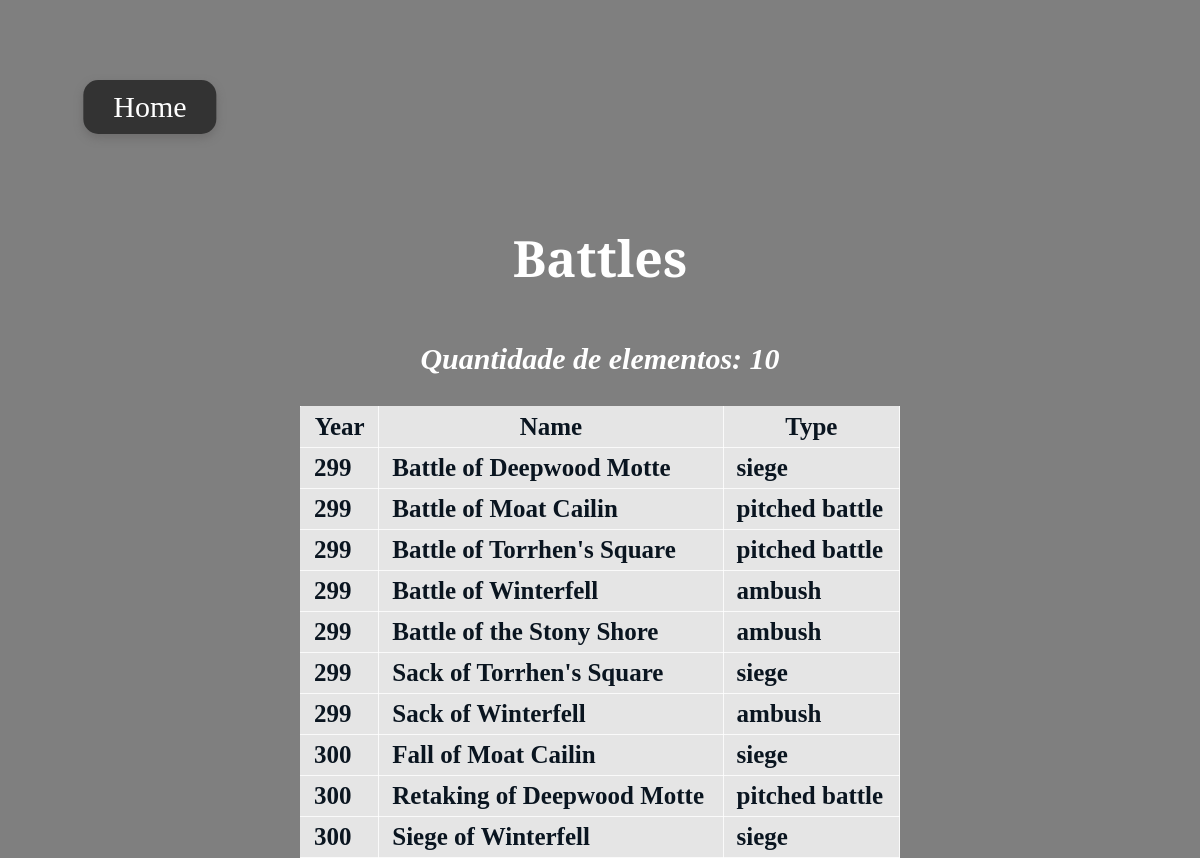
Page /regions/1/battles on the committed database.
### tables this page shows
CREATE TABLE Battles (Battle_ID INTEGER PRIMARY KEY, Battle_Name TEXT, Year INTEGER, is_attacker_winner INTEGER, battle_type TEXT, major_death INTEGER, major_capture INTEGER, attacker_size REAL, defender_size REAL, region_id INTEGER REFERENCES Regions (Region_ID), AttackerKing_ID INTEGER REFERENCES Characters (Character_ID), DefenderKing_ID REAL REFERENCES Characters (Character_ID));

### app.py (the view)
@APP.route('/regions/<int:id>/battles')
def battles_by_region(id):
    battles = db.execute(
        '''
        SELECT battle_name, battle_ID, battle_type, year
        FROM battles
        WHERE region_ID = ?
        ORDER BY year, battle_name
        ''', [id]).fetchall()
    qtd = db.execute(
        '''
        SELECT count(battle_id) AS qtd
        FROM battles
        WHERE region_ID = ?
        ''', [id]
        ).fetchone()
    return render_template('battlesbyregion.html', battles=battles, qtd=qtd)

### db.py (called while the page is built)
def execute(sql,args=None):
  global DB
  sql = re.sub('\s+',' ', sql)
  logging.info('SQL: {} Args: {}'.format(sql,args))
  return DB['cursor'].execute(sql, args) \
      if args != None else DB['cursor'].execute(sql)

### templates/battlesbyregion.html (shortened to what this page needs)
<!DOCTYPE html>
<html lang="pt-BR">
<head>
    <link rel="stylesheet" href="../../static/css/lists.css"/>
</head>
<body>
    <button onclick="window.location.href='/'" class="btn-home">
        Home
    </button>
    <center>
      <h1>Battles</h1>
      <p><i>Quantidade de elementos: {{qtd.qtd}}</i></p>
    </center>
    <table>
      <tr>
        <th>
            <b>Year</b>
          </th>
        <th>
          <b>Name</b>
        </th>
        <th>
          <b>Type</b>
        </th>
      </tr>
      {% for b in battles %}
      <tr>
        <td>
            {{ b.year }}
          </td>
        <td>
          <a href="/battles/{{ b.battle_id }}">{{ b.battle_name }}</a>
        <td>
          {{ b.battle_type }}
        </td>
      </tr>
      {% endfor %}
    </table>
</body>
</html>

### static/css/lists.css (style rules this page uses)
body { margin: 0; height: 100%; background-image: linear-gradient(rgba(0, 0, 0, 0.5), rgba(0, 0, 0, 0.5)), url('../map.jpg'); background-size: cover; background-position: center; background-attachment: fixed; color: white; justify-content: center; align-items: center; font-weight: bold; }
h1 { font-family: "Cinzel Decorative"; font-size: 50px; font-weight: bold; margin-top: 40px; justify-items: center; align-items: center; width: 50% !important; margin: 0 auto; margin-top: 70px; margin-bottom: 50px; }
p { font-size: 30px; }
a { font-size: 25px; color: inherit; text-decoration: none; transition: transform 0.3s ease; }
table { border-radius: 40px; align-items: center; width: 50% ; margin: auto; justify-content: center; font-size: 25px; color: #0a1520; padding: 0;border-collapse: collapse; }
table tr { border-top: 1px solid #cccccc; background-color: rgba(255, 255, 255, 0.80); margin: 0; padding: 0; }
table tr:nth-child(2n) { background-color: rgba(255, 255, 255, 0.80); }
table tr th { font-weight: bold; border: 1px solid rgba(255, 255, 255, 0.80); margin: 0; padding: 6px 13px; }
table tr td { border: 1px solid rgba(255, 255, 255, 0.80); margin: 0; padding: 6px 13px; }
table tr th :first-child, table tr td :first-child { margin-top: 0; }
table tr th :last-child, table tr td :last-child { margin-bottom: 0; }
.btn-home { font-family: 'Cinzel Decorative', serif; position: relative; top: 30px; left: 100px; margin: 50px; transform: translateX(-50%); padding: 10px 30px; font-size: 30px; border: none; background-color: #333; color: white; cursor: pointer; border-radius: 15px; transition: background-color 0.3s ease, transform 0.2s ease; box-shadow: 0 4px 10px rgba(86, 82, 82, 0.4); }

### rows in the picture
Battles: year "299", battle_name "Battle of Deepwood Motte", battle_type "siege"
Battles: year "299", battle_name "Battle of Moat Cailin", battle_type "pitched battle"
Battles: year "299", battle_name "Battle of Torrhen's Square", battle_type "pitched battle"
Battles: year "299", battle_name "Battle of Winterfell", battle_type "ambush"
Battles: year "299", battle_name "Battle of the Stony Shore", battle_type "ambush"
Battles: year "299", battle_name "Sack of Torrhen's Square", battle_type "siege"
Battles: year "299", battle_name "Sack of Winterfell", battle_type "ambush"
Battles: year "300", battle_name "Fall of Moat Cailin", battle_type "siege"
Battles: year "300", battle_name "Retaking of Deepwood Motte", battle_type "pitched battle"
Battles: year "300", battle_name "Siege of Winterfell", battle_type "siege"

### other values in the picture
{{ qtd.qtd }} "10"
